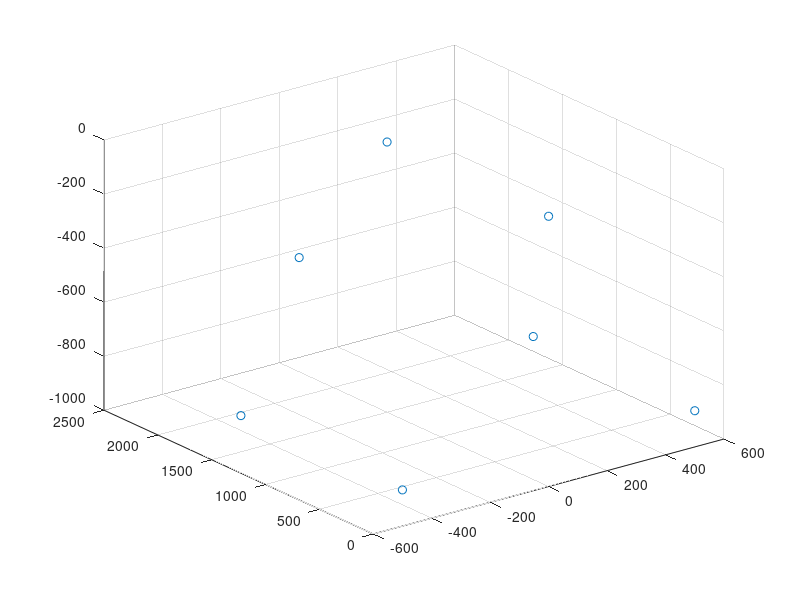

Recreate this plot in MATLAB. (Note: this script raises an error after producing the figure.)
%empiezo 10:47

nod=[0 0 0;-500  0 -866.03;500 0 -866.03;-500 1500 -866.03;%nod4
    0 1500 0;500 1500 -866.3;0 1500+816.5 -577.35];
enod=[1 5;2 4;3 6;4 6;4 5;6 5;4 7;6 7;5 7];
Ne=size(enod,1);
N=size(nod,1);
scatter3(nod(:,1),nod(:,2),nod(:,3))
% for i=1:Ne
%     hold on
%     plot3()
% end
Ts={};
kcell={};
Le=zeros(Ne,1);
b=20;
h=150;
d=50;
fnod=@(n) [n*6-5 n*6-4 n*6-3 n*6-2 n*6-1 n*6];
fdof=@(n,i) n*6-5+i;
kG=zeros(N*6);
for i=1:Ne
    ns=enod(i,1);
    ne=enod(i,2);
    lx=nod(ne,1)-nod(ns,1);
    ly=nod(ne,2)-nod(ns,2);
    lz=nod(ne,3)-nod(ns,3);
    Le(i)=sqrt(lx^2+ly^2+lz^2);
    px=[lx ly lz]/Le(i);
    switch i
        case 1
            vy=[0 0 1];
        case {2,3}
            vy=[1 0 0];
        otherwise
            vy=[0 pi 0];
    end
    nu=.3;
    switch i
        case {1,2,3}
            Iz=b*h^3/12;
            Iy=h*b^3/12;
            A=b*h;
            K=(Iz+Iy)/2;
        otherwise
            Iz=pi*d^4/64;
            Iy=Iz;
            A=pi*d^2/4;
            K=Iz*2;
    end
    pz=cross(px,vy)/norm(cross(px,vy));
    py=cross(pz,px);
    C=[px' py' pz'];
    T=blkdiag(C,C,C,C);
    Ts=[Ts T];
    klocal=Kvuw(210e3,A,Iz,Iy,K,nu,Le(i));%Mpa,mm,mm^2,mm^4
    kcell=[kcell klocal];
    krot=T'*klocal*T;
    index=[fnod(ns) fnod(ne)];
    kG(index,index)=kG(index,index)+krot;
end

CB=false(6*N,1);
CB([fnod(1) fnod(2) fnod(3)])=true;
A=b*h;
Dt=110;
E=210e3;
alphas=1.2e-5;
Fterm=A*E*alphas*Dt;
 
R=zeros(N*6,1);
R(fnod(7))=[1.5e3 0 0 0 0 0];
R(fnod(6))=[0 Fterm 0 0 0 0];
sigt=Fterm/A;
Kr=kG(~CB,~CB);
F=R(~CB);

U=Kr\F;
D=zeros(N*6,1);
D(~CB)=U;
U6=D(fnod(6));
U3=D(fnod(3));
Udt3=U3(2);
Udt6=U6(2);
d=[fdof(3,2) fdof(6,2)]
sig3=E*(Udt6-Udt3)/Le(3)+sigt;
F3=sig3*A;

B=@(x,L) [-1/L -6/L^2+12*x/L^3 -6/L^2+12*x/L^3 ]
